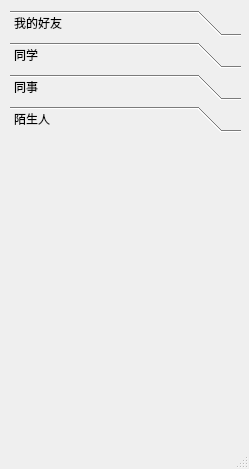
<?xml version="1.0" encoding="UTF-8"?>
<ui version="4.0">
 <class>MainWindow</class>
 <widget class="QMainWindow" name="MainWindow">
  <property name="geometry">
   <rect>
    <x>0</x>
    <y>0</y>
    <width>249</width>
    <height>469</height>
   </rect>
  </property>
  <property name="windowTitle">
   <string>toolBox工具盒</string>
  </property>
  <widget class="QWidget" name="centralwidget">
   <widget class="QToolBox" name="toolBox">
    <property name="geometry">
     <rect>
      <x>10</x>
      <y>10</y>
      <width>231</width>
      <height>401</height>
     </rect>
    </property>
    <property name="currentIndex">
     <number>3</number>
    </property>
    <widget class="QWidget" name="page">
     <property name="geometry">
      <rect>
       <x>0</x>
       <y>0</y>
       <width>231</width>
       <height>281</height>
      </rect>
     </property>
     <attribute name="icon">
      <iconset>
       <normaloff>friends.png</normaloff>friends.png</iconset>
     </attribute>
     <attribute name="label">
      <string>我的好友</string>
     </attribute>
    </widget>
    <widget class="QWidget" name="page_2">
     <property name="geometry">
      <rect>
       <x>0</x>
       <y>0</y>
       <width>231</width>
       <height>281</height>
      </rect>
     </property>
     <attribute name="icon">
      <iconset>
       <normaloff>friends.png</normaloff>friends.png</iconset>
     </attribute>
     <attribute name="label">
      <string>同学</string>
     </attribute>
    </widget>
    <widget class="QWidget" name="page_5">
     <attribute name="icon">
      <iconset>
       <normaloff>friends.png</normaloff>friends.png</iconset>
     </attribute>
     <attribute name="label">
      <string>同事</string>
     </attribute>
    </widget>
    <widget class="QWidget" name="page_6">
     <attribute name="icon">
      <iconset>
       <normaloff>friends.png</normaloff>friends.png</iconset>
     </attribute>
     <attribute name="label">
      <string>陌生人</string>
     </attribute>
    </widget>
   </widget>
  </widget>
  <widget class="QMenuBar" name="menubar">
   <property name="geometry">
    <rect>
     <x>0</x>
     <y>0</y>
     <width>249</width>
     <height>21</height>
    </rect>
   </property>
  </widget>
  <widget class="QStatusBar" name="statusbar"/>
 </widget>
 <resources/>
 <connections/>
</ui>
